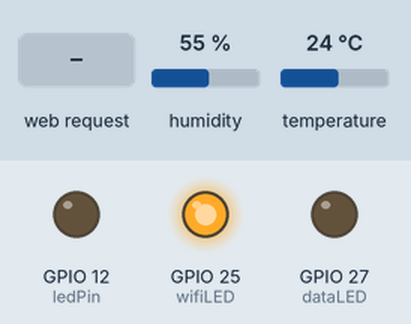
Simulated run of this program. Board: ESP32. Shown: output pins drawn as LEDs (lit = HIGH). The inputs (shaded band) are chosen by the test bench; at power-on: humidity 55 %, temperature 24 °C. WiFi joins after 1.5 s; servers stay silent unless stated; storage starts empty; what the program prints to the serial monitor is not drawn.

Above: at 3.2 s.
3.3 s: HTTP request GET /onoff received
At 4.2 s:
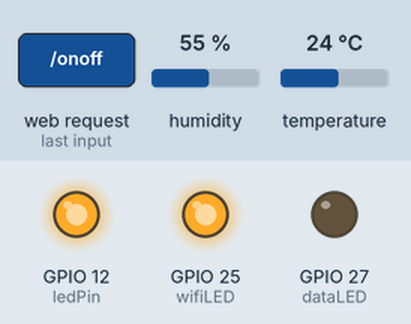
5.3 s: HTTP request GET /readings received
At 6.3 s:
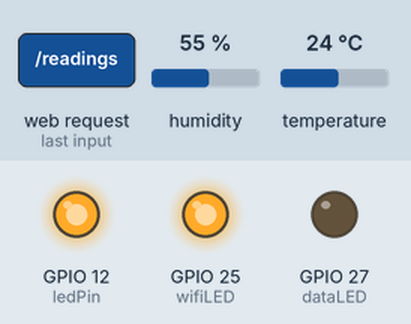
Timing chart, 0 to 8.3 s (numbered marks = the images above; inputs shaded):
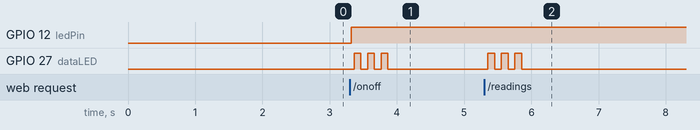

The program:

main.cpp
```cpp
#include <Arduino.h>
#include <WiFi.h>
#include <AsyncTCP.h>
#include <ESPAsyncWebServer.h>
#include <Arduino_JSON.h>
#include <Adafruit_AM2320.h>
#include "SPIFFS.h"

const char* ssid = "EJD";
const char* password = "5165135199ejd";

IPAddress ip(192, 168, 1, 102);
IPAddress gateway(192, 168, 1, 1);
IPAddress subnet(255, 255, 255, 0);
IPAddress dns(192, 168, 1, 1);

const int ledPin = 12;
const int dataLED = 27;
const int wifiLED = 25;
String ledState;
JSONVar readings;

AsyncWebServer server(80);
AsyncEventSource events("/events");

void initWiFi() {
  WiFi.mode(WIFI_STA);
  WiFi.begin(ssid, password);
  if(!WiFi.config(ip, gateway, subnet, dns)){
    Serial.println("Static IP Configuration Failed");
  }
  Serial.print("Connecting to WiFi ..");
  while (WiFi.status() != WL_CONNECTED) {
    Serial.print('.');
    delay(1000);
  }
  digitalWrite(wifiLED, HIGH);
  Serial.println(WiFi.localIP());
}
void initSPIFFS() {
  if (!SPIFFS.begin(true)) {
    Serial.println("An error has occurred while mounting SPIFFS");
  }
  Serial.println("SPIFFS mounted successfully");
}
Adafruit_AM2320 AM2320 = Adafruit_AM2320();
void initAM2320(){
  AM2320.begin();
}
void sLED(){
  for(int i = 0; i < 3; i++){
    digitalWrite(dataLED, HIGH);
    delay(100);
    digitalWrite(dataLED, LOW);
    delay(100);
  }
}
String myState(){
  sLED();
  if(digitalRead(ledPin)) {
      ledState = "OFF";
    }
    else {
      ledState = "ON";
    }
    return ledState;
}
String getSensorReadings(){
  readings["temperature"] = String(AM2320.readTemperature());
  readings["humidity"] = String(AM2320.readHumidity());
  //readings["battary"] = String(analogRead(A0)/100.0F);
  readings["sw"] = myState();
  //readings["key"] = String(myKey);
  String jsonString = JSON.stringify(readings);
  return jsonString;
}
void setup() {
  Serial.begin(9600);
  initWiFi();
  initSPIFFS();
  initAM2320();
  pinMode(ledPin , OUTPUT);
  pinMode(wifiLED , OUTPUT);
  pinMode(dataLED , OUTPUT);

  server.on("/", HTTP_GET, [](AsyncWebServerRequest *request){
    AsyncWebServerResponse *response = request->beginResponse(SPIFFS, "/index.html", "text/html");
    response->addHeader("Access-Control-Allow-Origin", "*");
    request->send(response);
  });
  server.on("/readings", HTTP_GET, [](AsyncWebServerRequest *request){
    Serial.println("/Data");
    String json = getSensorReadings();
    AsyncWebServerResponse *response = request->beginResponse(200, "application/json", json);
    response->addHeader("Access-Control-Allow-Origin", "*");
    request->send(response);
    json = String();
  });

  server.on("/onoff", HTTP_GET, [](AsyncWebServerRequest *request){
    Serial.println("/onoff");
    if(digitalRead(ledPin)) {
      digitalWrite(ledPin, LOW);
    }
    else {
      digitalWrite(ledPin, HIGH);
    }
    String json = getSensorReadings();
    AsyncWebServerResponse *response = request->beginResponse(200, "application/json", json);
    response->addHeader("Access-Control-Allow-Origin", "*");
    request->send(response);
    json = String();
  });
  events.onConnect([](AsyncEventSourceClient *client){
  if(client->lastId()){
    Serial.printf("Client reconnected! Last message ID that it got is: %u\n", client->lastId());
  }
    // send event with message "hello!", id current millis
    // and set reconnect delay to 1 second
    client->send("hello!", NULL, millis(), 10000);
  });
  server.addHandler(&events);
  // Start server
  server.begin();
}

void loop() {
  // put your main code here, to run repeatedly:
}
```

Measured:
- after the input at 3.3 s, GPIO 12 (ledPin): LOW → HIGH at once; GPIO 27 (dataLED): alternates HIGH for 0.10 s and LOW for 0.10 s, 6 changes in all, then stays LOW, starting after 0.06 s
- after the input at 5.3 s, GPIO 27 (dataLED): alternates HIGH for 0.10 s and LOW for 0.10 s, 6 changes in all, then stays LOW, starting after 0.05 s
